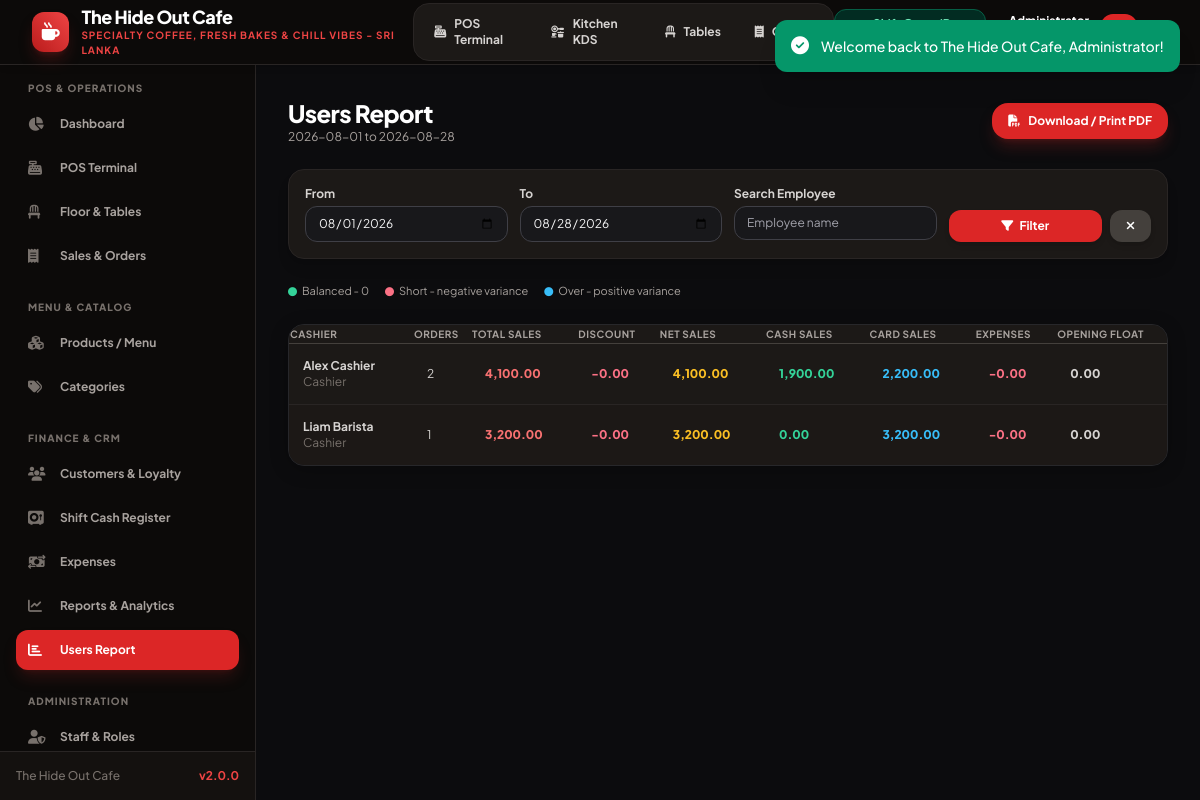
Page /users_report.php (signed in) on the committed database.
### tables this page shows
CREATE TABLE `users` (
  `id` INT AUTO_INCREMENT PRIMARY KEY,
  `name` VARCHAR(100) NOT NULL,
  `email` VARCHAR(100) NOT NULL UNIQUE,
  `password` VARCHAR(255) NOT NULL,
  `role` ENUM('admin', 'manager', 'cashier') NOT NULL DEFAULT 'cashier',
  `phone` VARCHAR(20) NULL,
  `status` ENUM('active', 'inactive') NOT NULL DEFAULT 'active',
  `created_at` TIMESTAMP DEFAULT CURRENT_TIMESTAMP
);

### config/functions.php (called while the page is built, shortened)
<?php
require_once __DIR__ . '/database.php';
function e(?string $string): string {
    return htmlspecialchars($string ?? '', ENT_QUOTES, 'UTF-8');
}

### config/database.php (called while the page is built, shortened)
<?php
class Database {
    private static ?Database $instance = null;
    private ?PDO $conn = null;
    private function __construct() {
        $dsn = "mysql:host=" . DB_HOST . ";port=" . DB_PORT . ";dbname=" . DB_NAME . ";charset=" . DB_CHARSET;
        $options = [
            PDO::ATTR_ERRMODE            => PDO::ERRMODE_EXCEPTION,
            PDO::ATTR_DEFAULT_FETCH_MODE => PDO::FETCH_ASSOC,
            PDO::ATTR_EMULATE_PREPARES   => false,
            PDO::MYSQL_ATTR_INIT_COMMAND => "SET NAMES " . DB_CHARSET
        ];
        try {
            $this->conn = new PDO($dsn, DB_USER, DB_PASS, $options);
        } catch (PDOException $e) {
            if ($e->getCode() == 1049) {
                die("<h3>Database Error:</h3><p>Database <code>" . DB_NAME . "</code> does not exist. Please import <code>database/database.sql</code> into MySQL first.</p>");
            }
            die("<h3>Database Connection Failed:</h3><p>" . htmlspecialchars($e->getMessage()) . "</p>");
        }
    }
    public static function getInstance(): Database {
        if (self::$instance === null) {
            self::$instance = new self();
        }
        return self::$instance;
    }
    public function fetchAll(string $sql, array $params = []): array {
        $stmt = $this->conn->prepare($sql);
        $stmt->execute($params);
        return $stmt->fetchAll();
    }
}
function db(): Database {
    return Database::getInstance();
}

### users_report.php (the view, shortened to what this page needs)
<?php
require_once __DIR__ . '/config/functions.php';
$settings = getSettings();
$clearFilters = isset($_GET['clear']);
$startDate = $clearFilters ? '' : ($_GET['start_date'] ?? date('Y-m-01'));
$endDate = $clearFilters ? '' : ($_GET['end_date'] ?? date('Y-m-d'));
$startDate = preg_match('/^\d{4}-\d{2}-\d{2}$/', $startDate) ? $startDate : '';
$endDate = preg_match('/^\d{4}-\d{2}-\d{2}$/', $endDate) ? $endDate : '';
$search = trim($_GET['q'] ?? '');
$likeSearch = '%' . $search . '%';
$startDateTime = $startDate !== '' ? $startDate . ' 00:00:00' : '';
$endDateExclusiveTime = $endDate !== '' ? date('Y-m-d', strtotime($endDate . ' +1 day')) . ' 00:00:00' : '';
$orderDateFilter = '';
$expenseDateFilter = '';
$shiftDateFilter = '';
$reportParams = [':user_search' => $likeSearch];
if ($startDate !== '') {
    $orderDateFilter .= ' AND created_at >= :order_start_time';
    $expenseDateFilter .= ' AND expense_date >= :expense_start';
    $shiftDateFilter .= ' AND COALESCE(closing_time, NOW()) >= :shift_start_time';
    $reportParams[':order_start_time'] = $startDateTime;
    $reportParams[':expense_start'] = $startDate;
    $reportParams[':shift_start_time'] = $startDateTime;
}
if ($endDate !== '') {
    $orderDateFilter .= ' AND created_at < :order_end_time';
    $expenseDateFilter .= ' AND expense_date < :expense_end';
    $shiftDateFilter .= ' AND opening_time < :shift_end_time';
    $reportParams[':order_end_time'] = $endDateExclusiveTime;
    $reportParams[':expense_end'] = date('Y-m-d', strtotime($endDate . ' +1 day'));
    $reportParams[':shift_end_time'] = $endDateExclusiveTime;
}
$usersReport = db()->fetchAll(
    "SELECT
        u.id,
        u.name,
        u.role,
        COALESCE(o.order_count, 0) as order_count,
        COALESCE(o.total_sales, 0) as total_sales,
        COALESCE(o.total_discount, 0) as total_discount,
        COALESCE(o.net_sales, 0) as net_sales,
        COALESCE(o.cash_sales, 0) as cash_sales,
        COALESCE(o.card_sales, 0) as card_sales,
        COALESCE(e.total_expenses, 0) as total_expenses,
        COALESCE(r.opening_float, 0) as opening_float,
        r.counted_cash,
        (COALESCE(r.opening_float, 0) + COALESCE(o.cash_sales, 0) - COALESCE(e.total_expenses, 0)) as expected_cash,
        (r.counted_cash - (COALESCE(r.opening_float, 0) + COALESCE(o.cash_sales, 0) - COALESCE(e.total_expenses, 0))) as variance
     FROM users u
     LEFT JOIN (
         SELECT user_id,
                COUNT(id) as order_count,
                SUM(subtotal) as total_sales,
                SUM(discount_amount) as total_discount,
                SUM(subtotal - discount_amount) as net_sales,
                SUM(CASE WHEN payment_method = 'cash' THEN subtotal - discount_amount ELSE 0 END) as cash_sales,
                SUM(CASE WHEN payment_method = 'card' THEN subtotal - discount_amount ELSE 0 END) as card_sales
         FROM orders
                 WHERE 1=1
                     $orderDateFilter
           AND payment_status = 'paid'
           AND order_status = 'completed'
         GROUP BY user_id
     ) o ON o.user_id = u.id
     LEFT JOIN (
         SELECT user_id, SUM(amount) as total_expenses
         FROM expenses
                 WHERE 1=1
                     $expenseDateFilter
         GROUP BY user_id
     ) e ON e.user_id = u.id
     LEFT JOIN (
         SELECT user_id,
                SUM(opening_cash) as opening_float,
                SUM(closing_cash) as counted_cash
         FROM cash_registers
                 WHERE 1=1
                     $shiftDateFilter
         GROUP BY user_id
     ) r ON r.user_id = u.id
         WHERE o.order_count > 0
             AND u.name LIKE :user_search
    ORDER BY o.order_count DESC, o.net_sales DESC, u.name ASC",
    $reportParams
);
$exportPdf = ($_GET['export'] ?? '') === 'pdf';
$formatAmount = static function ($amount): string {
    return number_format((float)$amount, 2);
};
?>
<?php if ($exportPdf): ?>
<!DOCTYPE html>
<html lang="en">
<head>
    <meta charset="UTF-8">
    <meta name="viewport" content="width=device-width, initial-scale=1.0">
    <title>Users Report | <?= e($settings['cafe_name'] ?? APP_NAME) ?></title>
    <style>
        body { margin: 0; font-family: Arial, sans-serif; color: #292524; background: white; }
        .report-page { max-width: 1600px; margin: 0 auto; padding: 32px; }
        .report-header { display: flex; justify-content: space-between; align-items: flex-start; gap: 20px; margin-bottom: 24px; }
        .report-header h1 { margin: 0 0 6px; font-size: 26px; }
        .report-header p { margin: 0; color: #78716c; font-size: 13px; }
        .toolbar { display: flex; align-items: center; gap: 10px; flex-wrap: wrap; margin-bottom: 20px; }
        .toolbar input { padding: 9px 11px; border: 1px solid #d6d3d1; border-radius: 8px; }
        .toolbar button, .toolbar a { padding: 10px 14px; border: 0; border-radius: 8px; color: white; background: #292524; text-decoration: none; font-size: 13px; cursor: pointer; }
        .toolbar a { background: #047857; }
        .report-table { width: 100%; border-collapse: collapse; background: white; font-size: 11px; }
        .report-table th { background: #292524; color: white; text-align: left; padding: 10px 8px; white-space: nowrap; }
        .report-table td { padding: 10px 8px; border-bottom: 1px solid #e7e5e4; white-space: nowrap; }
        .report-table td.number, .report-table th.number { text-align: right; }
        .report-table td.center, .report-table th.center { text-align: center; }
        .report-table tr:nth-child(even) { background: #fafaf9; }
        .status-balanced { color: #047857; font-weight: bold; }
        .status-short { color: #be123c; font-weight: bold; }
        .status-over { color: #0369a1; font-weight: bold; }
        .muted { color: #a8a29e; }
        @media print {
            @page { size: landscape; margin: 10mm; }
            body { background: white; }
            .report-page { max-width: none; padding: 0; }
            .toolbar { display: none; }
            .report-header { margin-bottom: 12px; }
            .report-table { font-size: 8px; }
            .report-table th, .report-table td { padding: 5px 4px; }
        }
    </style>
</head>
<body>
<?php else: ?>
<?php
require_once __DIR__ . '/includes/header.php';
require_once __DIR__ . '/includes/sidebar.php';
?>
<main class="flex-1 overflow-y-auto p-4 sm:p-6 lg:p-8 bg-[#0c0c0e]">
<?php endif; ?>
<div class="report-page <?= !$exportPdf ? 'max-w-7xl mx-auto space-y-6' : '' ?>">
    <div class="report-header <?= !$exportPdf ? 'flex flex-col sm:flex-row sm:items-center justify-between gap-4' : '' ?>">
        <div>
            <h1 class="<?= !$exportPdf ? 'text-2xl font-black tracking-tight text-white' : '' ?>"><?= !$exportPdf ? 'Users Report' : e($settings['cafe_name'] ?? APP_NAME) . ' - Users Report' ?></h1>
            <p class="<?= !$exportPdf ? 'text-xs text-stone-400' : '' ?>"><?= e($startDate) ?> to <?= e($endDate) ?><?= $search !== '' ? ' | Search: ' . e($search) : '' ?></p>
        </div>
        <?php if (!$exportPdf): ?>
            <a href="<?= BASE_URL ?>/users_report.php?start_date=<?= e($startDate) ?>&end_date=<?= e($endDate) ?>&q=<?= urlencode($search) ?>&export=pdf" target="_blank" class="inline-flex items-center gap-2 px-4 py-2.5 bg-red-600 hover:bg-red-500 text-white font-bold rounded-2xl text-xs shadow-lg shadow-red-900/40 transition"><i class="fa-solid fa-file-pdf"></i> Download / Print PDF</a>
        <?php endif; ?>
    </div>
    <?php if (!$exportPdf): ?>
    <form method="GET" action="users_report.php" class="grid grid-cols-1 sm:grid-cols-2 md:grid-cols-4 gap-3 text-xs bg-stone-900 border border-stone-800 p-4 rounded-2xl shadow-lg">
        <div>
            <label class="block font-bold text-stone-300 mb-1">From</label>
            <input type="date" name="start_date" value="<?= e($startDate) ?>" class="w-full px-3 py-2 bg-stone-800 border border-stone-700 rounded-xl text-white">
        </div>
        <div>
            <label class="block font-bold text-stone-300 mb-1">To</label>
            <input type="date" name="end_date" value="<?= e($endDate) ?>" class="w-full px-3 py-2 bg-stone-800 border border-stone-700 rounded-xl text-white">
        </div>
        <div>
            <label class="block font-bold text-stone-300 mb-1">Search Employee</label>
            <input type="search" name="q" value="<?= e($search) ?>" placeholder="Employee name" class="w-full px-3 py-2 bg-stone-800 border border-stone-700 rounded-xl text-white">
        </div>
        <div class="flex items-end">
            <div class="flex w-full gap-2">
                <button type="submit" class="flex-1 py-2 bg-red-600 hover:bg-red-500 text-white font-bold rounded-xl shadow-md transition"><i class="fa-solid fa-filter mr-1"></i> Filter</button>
                <a href="<?= BASE_URL ?>/users_report.php?clear=1" class="px-4 py-2 bg-stone-700 hover:bg-stone-600 text-white font-bold rounded-xl shadow-md transition" title="Clear filters"><i class="fa-solid fa-xmark"></i></a>
            </div>
        </div>
    </form>
    <div class="status-legend mb-1">
        <span><i class="fa-solid fa-circle text-emerald-400"></i> Balanced - 0</span>
        <span><i class="fa-solid fa-circle text-rose-400"></i> Short - negative variance</span>
        <span><i class="fa-solid fa-circle text-sky-400"></i> Over - positive variance</span>
    </div>
    <?php endif; ?>
    <div class="<?= !$exportPdf ? 'card-cafe-dark overflow-hidden' : '' ?>">
    <div class="overflow-x-auto">
    <table class="report-table w-full text-xs text-left">
        <thead class="bg-stone-900 text-stone-400 font-bold uppercase text-[10px] tracking-wider border-b border-stone-700">
            <tr>
                <th>Cashier</th>
                <th class="center">Orders</th>
                <th class="number">Total Sales</th>
                <th class="number">Discount</th>
                <th class="number">Net Sales</th>
                <th class="number">Cash Sales</th>
                <th class="number">Card Sales</th>
                <th class="number">Expenses</th>
                <th class="number">Opening Float</th>
            </tr>
        </thead>
        <tbody class="divide-y divide-stone-800">
        <?php if (empty($usersReport)): ?>
            <tr><td colspan="13" class="center muted">No users found.</td></tr>
        <?php else: ?>
            <?php foreach ($usersReport as $row): ?>
                <tr class="hover:bg-stone-800 transition">
                    <td class="p-3.5"><strong><?= e($row['name']) ?></strong><br><span class="muted"><?= e(ucfirst($row['role'])) ?></span></td>
                    <td data-label="Orders" class="p-3.5 center"><?= (int)$row['order_count'] ?></td>
                    <td data-label="Total Sales" class="p-3.5 number amount-sales"><?= $formatAmount($row['total_sales']) ?></td>
                    <td data-label="Discount" class="p-3.5 number amount-discount">-<?= $formatAmount($row['total_discount']) ?></td>
                    <td data-label="Net Sales" class="p-3.5 number amount-net"><?= $formatAmount($row['net_sales']) ?></td>
                    <td data-label="Cash Sales" class="p-3.5 number amount-cash"><?= $formatAmount($row['cash_sales']) ?></td>
                    <td data-label="Card Sales" class="p-3.5 number amount-card"><?= $formatAmount($row['card_sales']) ?></td>
                    <td data-label="Expenses" class="p-3.5 number amount-expense">-<?= $formatAmount($row['total_expenses']) ?></td>
                    <td data-label="Opening Float" class="p-3.5 number amount-opening"><?= $formatAmount($row['opening_float']) ?></td>
                </tr>
            <?php endforeach; ?>
        <?php endif; ?>
        </tbody>
    </table>
    </div>
    </div>
</div>
<?php if ($exportPdf): ?><script>window.addEventListener('load', function () { window.print(); });</script></body></html><?php else: ?></main><?php require_once __DIR__ . '/includes/footer.php'; ?><?php endif; ?>

### assets/css/style.css (style rules this page uses)
:root { --primary: #dc2626; --primary-hover: #b91c1c; --primary-dark: #991b1b; --primary-light: #fee2e2; --dark-bg: #09090b; --dark-card: #18181b; --dark-border: #27272a; --text-main: #18181b; --text-light: #f4f4f5; --success: #10b981; --warning: #f59e0b; --danger: #ef4444; }
body { font-family: 'Plus Jakarta Sans', system-ui, -apple-system, BlinkMacSystemFont, 'Segoe UI', Roboto, sans-serif; background-color: #f4f4f6; color: #18181b; }
.card-cafe-dark { background: #18181b; border: 1px solid #27272a; border-radius: 1rem; box-shadow: 0 4px 20px -2px rgba(0, 0, 0, 0.3); transition: all 0.2s ease-in-out; }
input:not([type="checkbox"]):not([type="radio"]):not([type="hidden"]):not([type="submit"]):not([type="button"]), textarea, select { background-color: #18181b !important; color: #f4f4f5 !important; border: 1px solid #3f3f46 !important; border-radius: 0.75rem; }
input::placeholder, textarea::placeholder { color: #a1a1aa !important; }

### users_report.php (style rules this page uses)
.report-page { max-width: 80rem; padding: 0; }
.report-table { min-width: 1280px; background: #1c1917; }
.report-table th { background: #1c1917; color: #a8a29e; }
.report-table td { border-color: #292524; color: #d6d3d1; }
.report-table tr:nth-child(even) { background: rgba(28, 25, 23, 0.55); }
.report-table .muted { color: #78716c; }
.report-table .amount-sales { color: #f87171; font-weight: 800; }
.report-table .amount-discount, .report-table .amount-expense { color: #fb7185; font-weight: 800; }
.report-table .amount-net { color: #fbbf24; font-weight: 900; }
.report-table .amount-cash { color: #34d399; font-weight: 800; }
.report-table .amount-card { color: #38bdf8; font-weight: 800; }
.report-table .amount-opening, .report-table .amount-expected { color: #d6d3d1; font-weight: 800; }
.status-legend { display: flex; gap: 16px; flex-wrap: wrap; align-items: center; color: #a8a29e; font-size: 11px; }
.status-legend span { display: inline-flex; align-items: center; gap: 5px; }
.status-legend i { font-size: 9px; }

### rows in the picture
users: name "Alex Cashier", role "Cashier", order_count "2", total_sales "4,100.00", total_discount "0.00", net_sales "4,100.00", cash_sales "1,900.00", card_sales "2,200.00", total_expenses "0.00", opening_float "0.00"
users: name "Liam Barista", role "Cashier", order_count "1", total_sales "3,200.00", total_discount "0.00", net_sales "3,200.00", cash_sales "0.00", card_sales "3,200.00", total_expenses "0.00", opening_float "0.00"

### other values in the picture
$settings['cafe_name'] "The Hide Out Cafe"
$settings['cafe_tagline'] "SPECIALTY COFFEE, FRESH BAKES & CHILL VIBES - SRI LANKA"
APP_NAME "The Hide Out Cafe"
APP_VERSION "2.0.0"
$startDate "2026-08-01"
$endDate "2026-08-28"
